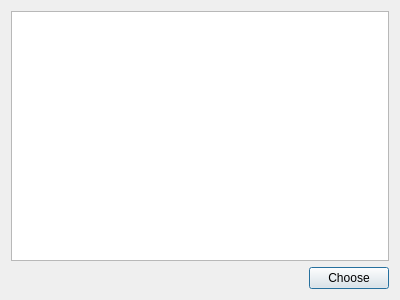
<?xml version="1.0" encoding="UTF-8"?>
<ui version="4.0">
 <class>policeStaffChooseDialog</class>
 <widget class="QDialog" name="policeStaffChooseDialog">
  <property name="geometry">
   <rect>
    <x>0</x>
    <y>0</y>
    <width>400</width>
    <height>300</height>
   </rect>
  </property>
  <property name="windowTitle">
   <string>Dialog</string>
  </property>
  <layout class="QVBoxLayout" name="verticalLayout">
   <item>
    <widget class="QTableWidget" name="policeStaffShowTableWidget"/>
   </item>
   <item>
    <layout class="QHBoxLayout" name="horizontalLayout">
     <item>
      <spacer name="horizontalSpacer">
       <property name="orientation">
        <enum>Qt::Horizontal</enum>
       </property>
       <property name="sizeHint" stdset="0">
        <size>
         <width>40</width>
         <height>20</height>
        </size>
       </property>
      </spacer>
     </item>
     <item>
      <widget class="QPushButton" name="choosePushButton">
       <property name="text">
        <string>Choose</string>
       </property>
      </widget>
     </item>
    </layout>
   </item>
  </layout>
 </widget>
 <resources/>
 <connections/>
</ui>
